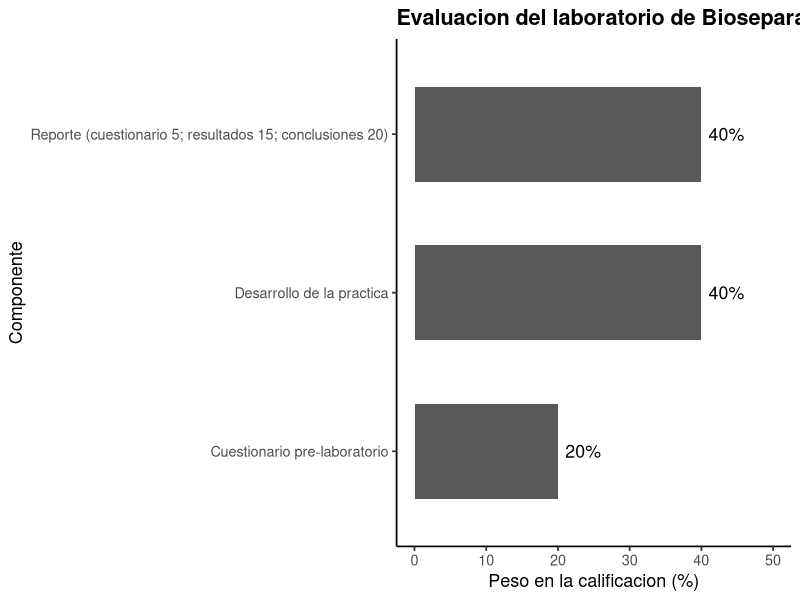
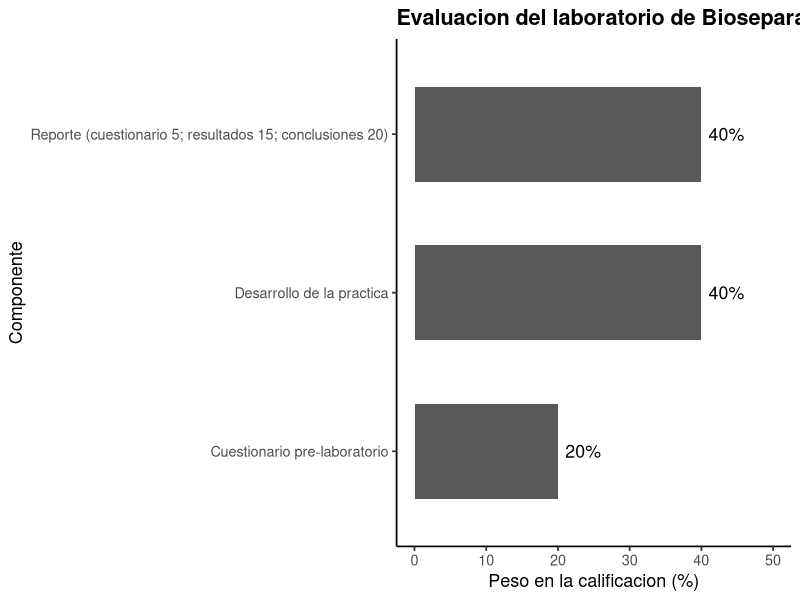

Recreate these plots in R, in order.
# ==========================================================================
# P0. Introduccion: planeacion y evaluacion del laboratorio
# ==========================================================================
# Autor: Dr. Jose Juan Torres Martinez
# Docente de Ciencias Quimicas
# Universidad Autonoma de San Luis Potosi (UASLP)
# Mexico
#
# Material academico para estudiantes
# Serie "Bioseparaciones" - Laboratorio, Practica 0. Introduccion
#
# Descripcion: Practica 0 del laboratorio: la planeacion. Se presenta el plan del semestre antes de empezar cada practica. Se ordena la planeacion del laboratorio del manual: las 9 practicas con sus fechas y sesiones, y la ponderacion de la evaluacion. Se comprueba que los porcentajes suman 100 y se grafica el peso de cada componente. Lo que se aprende aqui es el mapa del laboratorio: que practicas vamos a ver, en que orden y como se evalua cada una.
# Objetivo del curso (manual): reforzar las buenas practicas de laboratorio y aplicar la teoria a la purificacion de proteinas, con enfasis en el principio de cada procedimiento.
# Competencias del curso (manual): A2, aplicar conceptos de quimica y bioquimica en problemas de ingenieria de bioprocesos; B1, conducirse con seguridad al realizar experimentos.
#
# Objetivos de aprendizaje:
#   - Ordenar el calendario de practicas del manual.
#   - Comprobar que la ponderacion de evaluacion suma 100.
#   - Identificar que practicas ocupan dos sesiones.

# Datos: datos_planeacion.csv (practicas, fechas y sesiones del manual) y datos_evaluacion.csv (ponderacion del laboratorio).
# Desarrollo: estamos en la entrada del laboratorio, antes de empezar. Aqui se presenta el mapa completo: las 9 practicas con sus fechas y sesiones, y la ponderacion de la evaluacion. Despues de esta introduccion, cada practica se hace en el laboratorio.
# ==========================================================================

library(tidyverse)

# --------------------------------------------------------------------------
# Reglas del laboratorio (Manual de Practicas)
# --------------------------------------------------------------------------
# Antes de empezar las practicas, las reglas de la casa: la teoria y el laboratorio se cursan simultaneamente; cada alumno presenta su manual en las practicas; bata blanca de laboratorio obligatoria, con cubrebocas y guantes cuando se indique; cuestionario pre-laboratorio entregado antes de cada practica; la practica inicia 10 min despues de la hora indicada; limpiar la mesa de trabajo antes y despues de la practica; no fumar ni consumir alimentos o bebidas en el laboratorio. El laboratorio se acredita con al menos 75% de las practicas aprobadas.
# Reglamento (manual): si se reprueba la teoria pero se acredita el laboratorio, el resultado del laboratorio sigue valido; si no se acredita el laboratorio, se anula la calificacion de teoria y se cursan teoria y laboratorio de nuevo. Se requiere el 100% de asistencia a las sesiones practicas, incluyendo las sesiones de discusion. Cada practica lleva un reporte escrito con referencias, con preguntas de resultados y de conocimientos, y conclusiones.
# Manejo de residuos (manual): los cultivos liquidos de bacterias se tratan con hipoclorito de sodio al 10% por al menos 12 h antes de desecharlos; los cultivos en medio solido se esterilizan en autoclave 30 min a 121 C. La acrilamida es neurotoxica: sus residuos liquidos se almacenan etiquetados para disposicion especializada.

# --------------------------------------------------------------------------
# Parada 1. Leer la planeacion y la evaluacion
# --------------------------------------------------------------------------
# En la entrada revisamos el calendario del manual: que practica toca cada semana y cuantas sesiones ocupa cada una. Despues comprobamos que la ponderacion de la evaluacion suma 100.
planeacion <- read_csv("datos_planeacion.csv", show_col_types = FALSE)
evaluacion <- read_csv("datos_evaluacion.csv", show_col_types = FALSE)

print(planeacion)
print(evaluacion)

# Comprobacion: la ponderacion debe sumar 100.
total <- sum(evaluacion$porcentaje)
print(tibble(suma_ponderacion = total))

# Practicas de dos sesiones.
print(filter(planeacion, sesiones == 2))

# Desglose del reporte (manual): el reporte vale 40% y se divide en
# cuestionario 5%, resultados 15% y conclusiones 20%. Lo comprobamos.
reporte <- tibble(
  parte = c("Cuestionario", "Resultados", "Conclusiones"),
  porcentaje = c(5, 15, 20)
)
print(reporte)
print(tibble(suma_reporte = sum(reporte$porcentaje)))

# --------------------------------------------------------------------------
# Parada 2. Grafica: peso de cada componente de la evaluacion
# --------------------------------------------------------------------------
# Graficamos el peso de cada componente de la evaluacion para ver de un vistazo que parte pesa mas en la calificacion.
grafica <- ggplot(
  evaluacion,
  aes(x = reorder(componente, porcentaje), y = porcentaje)
) +
  geom_col(width = 0.6) +
  geom_text(aes(label = paste0(porcentaje, "%")),
            hjust = -0.2, size = 4.5) +
  coord_flip() +
  ylim(0, 50) +
  labs(
    x = "Componente",
    y = "Peso en la calificacion (%)",
    title = "Evaluacion del laboratorio de Bioseparacion"
  ) +
  theme_classic(base_size = 13) +
  theme(plot.title = element_text(face = "bold"))

print(grafica)

# --------------------------------------------------------------------------
# 3. Exportar la grafica
# --------------------------------------------------------------------------
# Antes de salir de la entrada guardamos la grafica de la practica.
ggsave("00_evaluacion.png", grafica,
       width = 20, height = 12, units = "cm", dpi = 300)

# --------------------------------------------------------------------------
# Interpretacion
# --------------------------------------------------------------------------
# Grafica (peso de cada componente de la evaluacion): el eje x es el peso en la calificacion en % y el eje y es el componente de la evaluacion.
# - La ponderacion suma 100: pre-laboratorio 20%, desarrollo 40% y reporte 40%. Esto significa que el trabajo en la mesa y el reporte pesan lo mismo y juntos hacen el 80%, y por eso lo siguiente en cada practica es trabajar ordenado y reportar con calculos y conclusiones.
# - Cuatro practicas ocupan dos sesiones: acetona, FPLC, IMAC e intercambio ionico. Esto significa que esas practicas necesitan mas tiempo porque el procedimiento no cabe en una sola sesion, y por eso el calendario les da dos semanas.

# --------------------------------------------------------------------------
# Que aprendimos
# --------------------------------------------------------------------------
# - El laboratorio se acredita con al menos 75% de las practicas aprobadas y se cursa junto con la teoria.
# - Cada practica pide cuestionario previo, reporte con calculos y conclusiones, y trabajo ordenado en la mesa.
# - El reporte se divide en cuestionario 5%, resultados 15% y conclusiones 20%, y la asistencia a las sesiones es del 100%.
# Terminamos la introduccion en la entrada del laboratorio: ya tenemos el mapa del laboratorio. Seguimos a la primera practica: la mesa de preparacion de soluciones y ajuste de pH.
